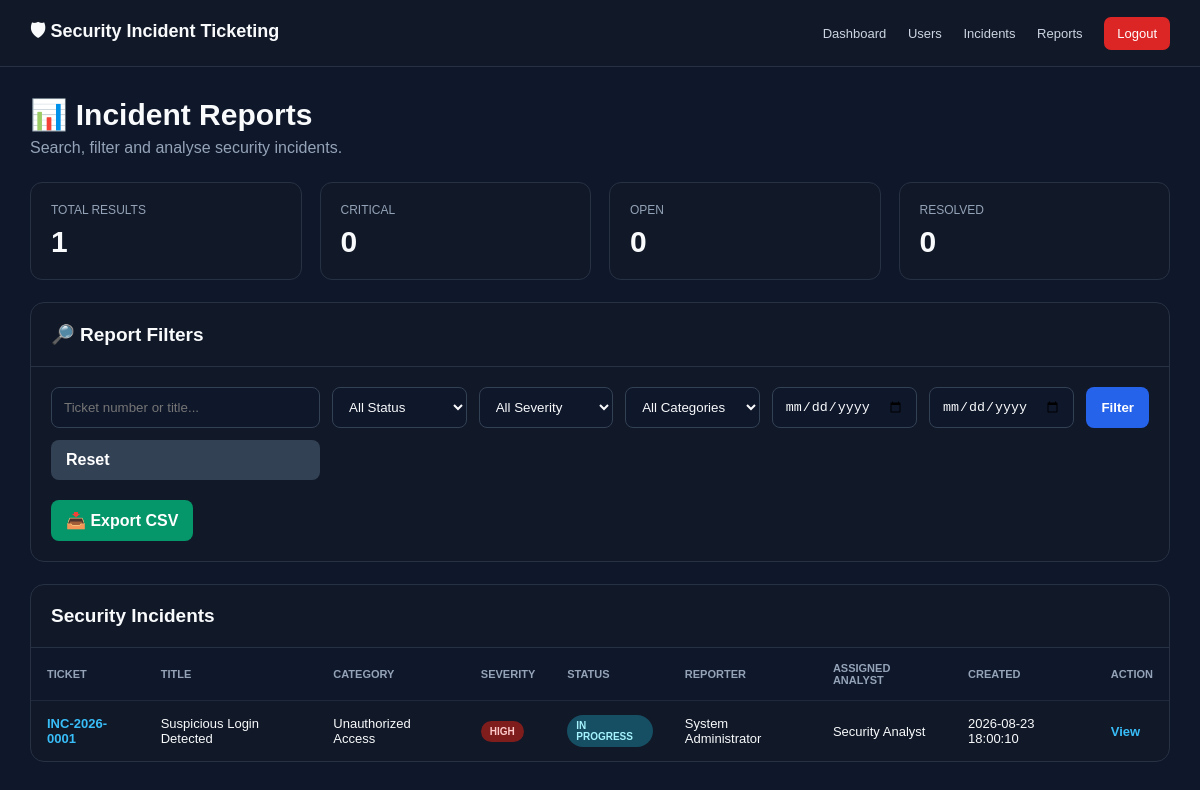
The app's page /reports/incidents-report.php (signed in) with its own data.
### tables this page shows
CREATE TABLE `incidents` (
  `id` int UNSIGNED NOT NULL,
  `ticket_number` varchar(30) NOT NULL,
  `title` varchar(255) NOT NULL,
  `description` text NOT NULL,
  `category_id` int UNSIGNED DEFAULT NULL,
  `severity` enum('low','medium','high','critical') NOT NULL DEFAULT 'low',
  `status` enum('open','in_progress','resolved','closed') NOT NULL DEFAULT 'open',
  `reported_by` int UNSIGNED NOT NULL,
  `assigned_to` int UNSIGNED DEFAULT NULL,
  `created_at` timestamp NULL DEFAULT CURRENT_TIMESTAMP,
  `updated_at` timestamp NULL DEFAULT CURRENT_TIMESTAMP ON UPDATE CURRENT_TIMESTAMP
);

CREATE TABLE `incident_categories` (
  `id` int UNSIGNED NOT NULL,
  `name` varchar(100) NOT NULL,
  `description` text,
  `created_at` timestamp NULL DEFAULT CURRENT_TIMESTAMP
);

CREATE TABLE `users` (
  `id` int UNSIGNED NOT NULL,
  `name` varchar(100) NOT NULL,
  `email` varchar(150) NOT NULL,
  `password` varchar(255) NOT NULL,
  `role` enum('admin','analyst','user') NOT NULL DEFAULT 'user',
  `status` enum('active','inactive') NOT NULL DEFAULT 'active',
  `created_at` timestamp NULL DEFAULT CURRENT_TIMESTAMP
);

### config/security.php (called while the page is built, shortened)
<?php
function e(?string $value): string
{
    return htmlspecialchars(
        $value ?? '',
        ENT_QUOTES,
        'UTF-8'
    );
}

### reports/incidents-report.php (the view, shortened to what this page needs)
<?php
require_once __DIR__ . '/../config/database.php';
require_once __DIR__ . '/../config/security.php';
$search   = trim($_GET['search'] ?? '');
$status   = trim($_GET['status'] ?? '');
$severity = trim($_GET['severity'] ?? '');
$category = (int)($_GET['category'] ?? 0);
$dateFrom = trim($_GET['date_from'] ?? '');
$dateTo   = trim($_GET['date_to'] ?? '');
$sql = "
    SELECT
        i.id,
        i.ticket_number,
        i.title,
        i.severity,
        i.status,
        i.created_at,
        c.name AS category_name,
        reporter.name AS reporter_name,
        analyst.name AS analyst_name
    FROM incidents i
    LEFT JOIN incident_categories c
        ON i.category_id = c.id
    LEFT JOIN users reporter
        ON i.reported_by = reporter.id
    LEFT JOIN users analyst
        ON i.assigned_to = analyst.id
    WHERE 1 = 1
";
$params = [];
$sql .= "
    ORDER BY i.created_at DESC
";
$stmt = $pdo->prepare($sql);
$stmt->execute($params);
$incidents = $stmt->fetchAll();
$totalResults = count($incidents);
$criticalCount = 0;
$openCount = 0;
$resolvedCount = 0;
$exportQuery = http_build_query([
    'search'   => $search,
    'status'   => $status,
    'severity' => $severity,
    'category' => $category,
    'date_from' => $dateFrom,
    'date_to'   => $dateTo
]);
?>
<!DOCTYPE html>
<html lang="en">
<head>
</head>
<body>
<div class="navbar">
    <div class="brand">
        🛡 Security Incident Ticketing
    </div>
    <div>
        <a href="../admin/dashboard.php">
            Dashboard
        </a>
        <a href="../admin/users.php">
            Users
        </a>
        <a href="../admin/incidents.php">
            Incidents
        </a>
        <a href="incidents-report.php">
            Reports
        </a>
        <a
            href="../auth/logout.php"
            class="logout"
        >
            Logout
        </a>
    </div>
</div>
<div class="container">
    <div class="header">
        <h1>
            📊 Incident Reports
        </h1>
        <p>
            Search, filter and analyse security incidents.
        </p>
    </div>
    <div class="stats">
        <div class="stat">
            <div class="stat-title">
                TOTAL RESULTS
            </div>
            <div class="stat-value">
                <?= e(
                    (string)$totalResults
                ) ?>
            </div>
        </div>
        <div class="stat">
            <div class="stat-title">
                CRITICAL
            </div>
            <div class="stat-value">
                <?= e(
                    (string)$criticalCount
                ) ?>
            </div>
        </div>
        <div class="stat">
            <div class="stat-title">
                OPEN
            </div>
            <div class="stat-value">
                <?= e(
                    (string)$openCount
                ) ?>
            </div>
        </div>
        <div class="stat">
            <div class="stat-title">
                RESOLVED
            </div>
            <div class="stat-value">
                <?= e(
                    (string)$resolvedCount
                ) ?>
            </div>
        </div>
    </div>
    <div class="card">
        <div class="card-header">
            <h2>
                🔎 Report Filters
            </h2>
        </div>
        <form
            method="GET"
            action="incidents-report.php"
            class="filters"
        >
            <input
                type="text"
                name="search"
                placeholder="Ticket number or title..."
                value="<?= e($search) ?>"
            >
            <select name="status">
                <option value="">
                    All Status
                </option>
            </select>
            <select name="severity">
                <option value="">
                    All Severity
                </option>
            </select>
            <select name="category">
                <option value="0">
                    All Categories
                </option>
            </select>
            <input
                type="date"
                name="date_from"
                value="<?= e($dateFrom) ?>"
            >
            <input
                type="date"
                name="date_to"
                value="<?= e($dateTo) ?>"
            >
            <button
                type="submit"
                class="filter-btn"
            >
                Filter
            </button>
            <a
                href="incidents-report.php"
                class="reset-btn"
            >
                Reset
            </a>
        </form>
        <div class="export-wrapper">
            <a
                href="export.php?<?= e($exportQuery) ?>"
                class="export-btn"
            >
                📥 Export CSV
            </a>
        </div>
    </div>
    <div class="card">
        <div class="card-header">
            <h2>
                Security Incidents
            </h2>
        </div>
        <?php if (!$incidents): ?>
            <div class="empty">
                No incidents found for the selected filters.
            </div>
        <?php else: ?>
            <div class="table-wrapper">
                <table>
                    <thead>
                        <tr>
                            <th>
                                Ticket
                            </th>
                            <th>
                                Title
                            </th>
                            <th>
                                Category
                            </th>
                            <th>
                                Severity
                            </th>
                            <th>
                                Status
                            </th>
                            <th>
                                Reporter
                            </th>
                            <th>
                                Assigned Analyst
                            </th>
                            <th>
                                Created
                            </th>
                            <th>
                                Action
                            </th>
                        </tr>
                    </thead>
                    <tbody>
                    <?php foreach (
                        $incidents
                        as $row
                    ): ?>
                        <?php
                        $severityName =
                            $row['severity'];
                        $statusName =
                            $row['status'];
                        if (
                            $statusName
                            ===
                            'in_progress'
                        ) {
                            $statusBadge =
                                'progress';
                        } else {
                            $statusBadge =
                                $statusName;
                        }
                        ?>
                        <tr>
                            <td>
                                <span class="ticket">
                                    <?= e(
                                        $row[
                                            'ticket_number'
                                        ]
                                    ) ?>
                                </span>
                            </td>
                            <td>
                                <?= e(
                                    $row['title']
                                ) ?>
                            </td>
                            <td>
                                <?= e(
                                    $row[
                                        'category_name'
                                    ]
                                    ??
                                    'N/A'
                                ) ?>
                            </td>
                            <td>
                                <span
                                    class="badge badge-<?=
                                        e(
                                            $severityName
                                        )
                                    ?>"
                                >
                                    <?= e(
                                        ucfirst(
                                            $severityName
                                        )
                                    ) ?>
                                </span>
                            </td>
                            <td>
                                <span
                                    class="badge badge-<?=
                                        e(
                                            $statusBadge
                                        )
                                    ?>"
                                >
                                    <?= e(
                                        ucfirst(
                                            str_replace(
                                                '_',
                                                ' ',
                                                $statusName
                                            )
                                        )
                                    ) ?>
                                </span>
                            </td>
                            <td>
                                <?= e(
                                    $row[
                                        'reporter_name'
                                    ]
                                    ??
                                    'N/A'
                                ) ?>
                            </td>
                            <td>
                                <?= e(
                                    $row[
                                        'analyst_name'
                                    ]
                                    ??
                                    'Not Assigned'
                                ) ?>
                            </td>
                            <td>
                                <?= e(
                                    $row[
                                        'created_at'
                                    ]
                                ) ?>
                            </td>
                            <td>
                                <a
                                    href="../incidents/view.php?id=<?= e(
                                        (string)$row['id']
                                    ) ?>"
                                    class="view-btn"
                                >
                                    View
                                </a>
                            </td>
                        </tr>
                    <?php endforeach; ?>
                    </tbody>
                </table>
            </div>
        <?php endif; ?>
    </div>
</div>
</body>
</html>

### reports/incidents-report.php (style rules this page uses)
* { box-sizing: border-box; }
body { margin: 0; font-family: Arial, sans-serif; background: #0f172a; color: #f8fafc; }
.navbar { background: #111827; border-bottom: 1px solid #263244; padding: 18px 30px; display: flex; justify-content: space-between; align-items: center; gap: 20px; }
.brand { font-size: 18px; font-weight: 700; }
.navbar a { color: #cbd5e1; text-decoration: none; margin-left: 18px; font-size: 13px; }
.logout { background: #dc2626; color: white !important; padding: 9px 13px; border-radius: 7px; }
.container { max-width: 1450px; margin: auto; padding: 30px; }
.header { margin-bottom: 25px; }
.header h1 { margin: 0 0 7px; font-size: 30px; }
.header p { margin: 0; color: #94a3b8; }
.stats { display: grid; grid-template-columns: repeat(4, 1fr); gap: 18px; margin-bottom: 22px; }
.stat { background: #111827; border: 1px solid #263244; border-radius: 12px; padding: 20px; }
.stat-title { color: #94a3b8; font-size: 12px; margin-bottom: 8px; }
.stat-value { font-size: 30px; font-weight: 700; }
.card { background: #111827; border: 1px solid #263244; border-radius: 14px; margin-bottom: 22px; overflow: hidden; }
.card-header { padding: 20px; border-bottom: 1px solid #263244; }
.card-header h2 { margin: 0; font-size: 19px; }
.filters { padding: 20px; display: grid; grid-template-columns: 2fr 1fr 1fr 1fr 1fr auto auto; gap: 12px; }
input, select { width: 100%; padding: 11px 12px; background: #0f172a; color: #f8fafc; border: 1px solid #334155; border-radius: 8px; outline: none; }
.filter-btn, .reset-btn, .export-btn { display: inline-block; border: none; padding: 11px 15px; border-radius: 8px; cursor: pointer; font-weight: 700; text-decoration: none; white-space: nowrap; }
.filter-btn { background: #2563eb; color: white; }
.reset-btn { background: #334155; color: white; }
.export-wrapper { padding: 0 20px 20px; }
.export-btn { background: #059669; color: white; }
.table-wrapper { width: 100%; overflow-x: auto; }
table { width: 100%; min-width: 1050px; border-collapse: collapse; }
th { text-align: left; padding: 14px 16px; background: #0f172a; color: #94a3b8; font-size: 11px; text-transform: uppercase; }
td { padding: 14px 16px; border-top: 1px solid #1e293b; font-size: 13px; }
.ticket { color: #38bdf8; font-weight: 700; }
.badge { display: inline-block; padding: 5px 9px; border-radius: 20px; font-size: 10px; font-weight: 700; text-transform: uppercase; }
.badge-high { background: #7f1d1d; color: #fecaca; }
.badge-progress { background: #164e63; color: #a5f3fc; }
.view-btn { color: #38bdf8; text-decoration: none; font-weight: 700; }

### records on screen
incidents: ticket_number "INC-2026-0001", title "Suspicious Login Detected", category.name "Unauthorized Access", severity "HIGH", status "IN PROGRESS", reported_by.name "System Administrator", assigned_to.name "Security Analyst", created_at "2026-08-23 18:00:10"

### other values on screen
$totalResults "1"
$criticalCount "0"
$openCount "0"
$resolvedCount "0"
